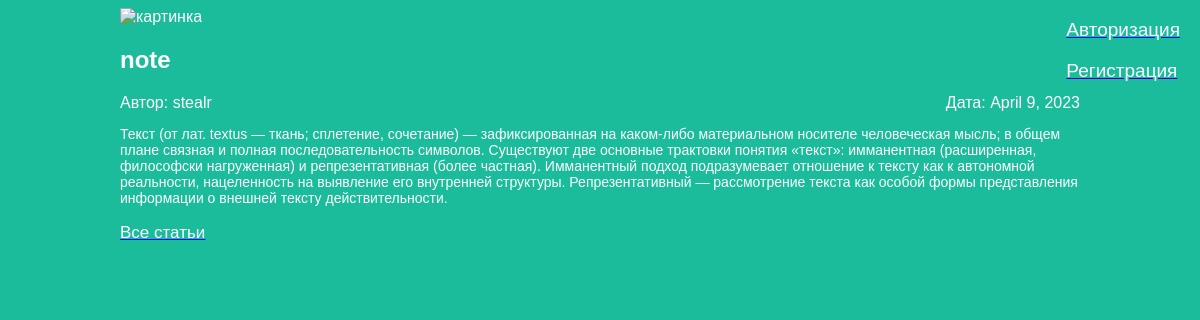
Page /article/12 on the committed database.
### articles/models.py (models this page shows, shortened)
class Article(models.Model):
    title = models.CharField(max_length=200)
    author = models.ForeignKey(User, on_delete=models.CASCADE)
    text = models.TextField()
    created_date = models.DateField(auto_now_add=True)
    def get_text(self):
        return self.text

### articles/views.py (the view)
# urls.py: re_path(r'^article/(?P<article_id>\d+)$', views.get_article, name='get_article'),]
def get_article(request, article_id):
    if request.user.is_authenticated:
        if request.method == "POST":
            logout(request)
            return redirect("archive")
        else:
            try:
                post = Article.objects.get(id=article_id)
                username = request.user.username
                return render(request, 'article_auth.html', {"post": post, "user": username})
            except Article.DoesNotExist:
                raise Http404
    else:
        try:
            post = Article.objects.get(id=article_id)
            return render(request, 'article.html', {"post": post})
        except Article.DoesNotExist:
            raise Http404

### articles/templates/article.html (shortened to what this page needs)
<!DOCTYPE html>
<html>
    <head>
		<link rel="stylesheet" href="{{ STATIC_URL }}/static/article.css">
    </head>
    <body>
		<div class="archive">
			<img src="https://cdn.iconscout.com/icon/free/png-256/django-2-282855.png" alt="картинка">
		</div>
		<div class="login">
			<a href="http://127.0.0.1:8000/login"><p class="post-title"> Авторизация </p></a>
			<a href="http://127.0.0.1:8000/register"><p class="post-title"> Регистрация </p></a>
		</div>
		<div class="archive">
			<div class="one-post">
				<h2 class="post-title">{{ post.title }}</h2>
				<div class="article-info">
					<div class="article-created-date">Дата: {{ post.created_date }}</div>
					<div class="article-author">Автор: {{ post.author.username }}</div>
				</div>
				<p class="article-text">{{ post.get_text }}</p>
			</div>
		</div>
		<a href="http://127.0.0.1:8000/"><p class="positioned"> Все статьи </p></a>
    </body>
</html>

### articles/static/article.css (style rules this page uses)
body { background: #1abc9c; font-family: Tahoma, Arial, sans-serif; color: #ffffff; }
.positioned { font-size: 17px; color: #ffffff; width: 960px; margin-left: auto; margin-right: auto; }
.article-text { position: static; font-size: 14px; }
.archive { width: 960px; margin-left: auto; margin-right: auto; }
.post-title { color: #ffffff; }
.article-created-date { position: absolute; text-align: right; width: 960px; margin-left: auto; margin-right: auto; }
.login { position: absolute; top: 0; float: right; right: 20px; font-size: 19px; color: #ffffff; margin-left: auto; margin-right: auto; }

### rows in the picture
Article: title "note", created_date "April 9, 2023", author.username "stealr", get_text "Текст (от лат. textus — ткань; сплетение, сочетание) — зафиксированная на каком-либо материальном носителе человеческая мысль; в общем плане связная и полная последовательность символов. Существуют две основные трактовки понятия «текст»: имманентная (расширенная, философски нагруженная) и репрезентативная (более частная). Имманентный подход подразумевает отношение к тексту как к автономной реальности, нацеленность на выявление его внутренней структуры. Репрезентативный — рассмотрение текста как особой формы представления информации о внешней тексту действительности."
